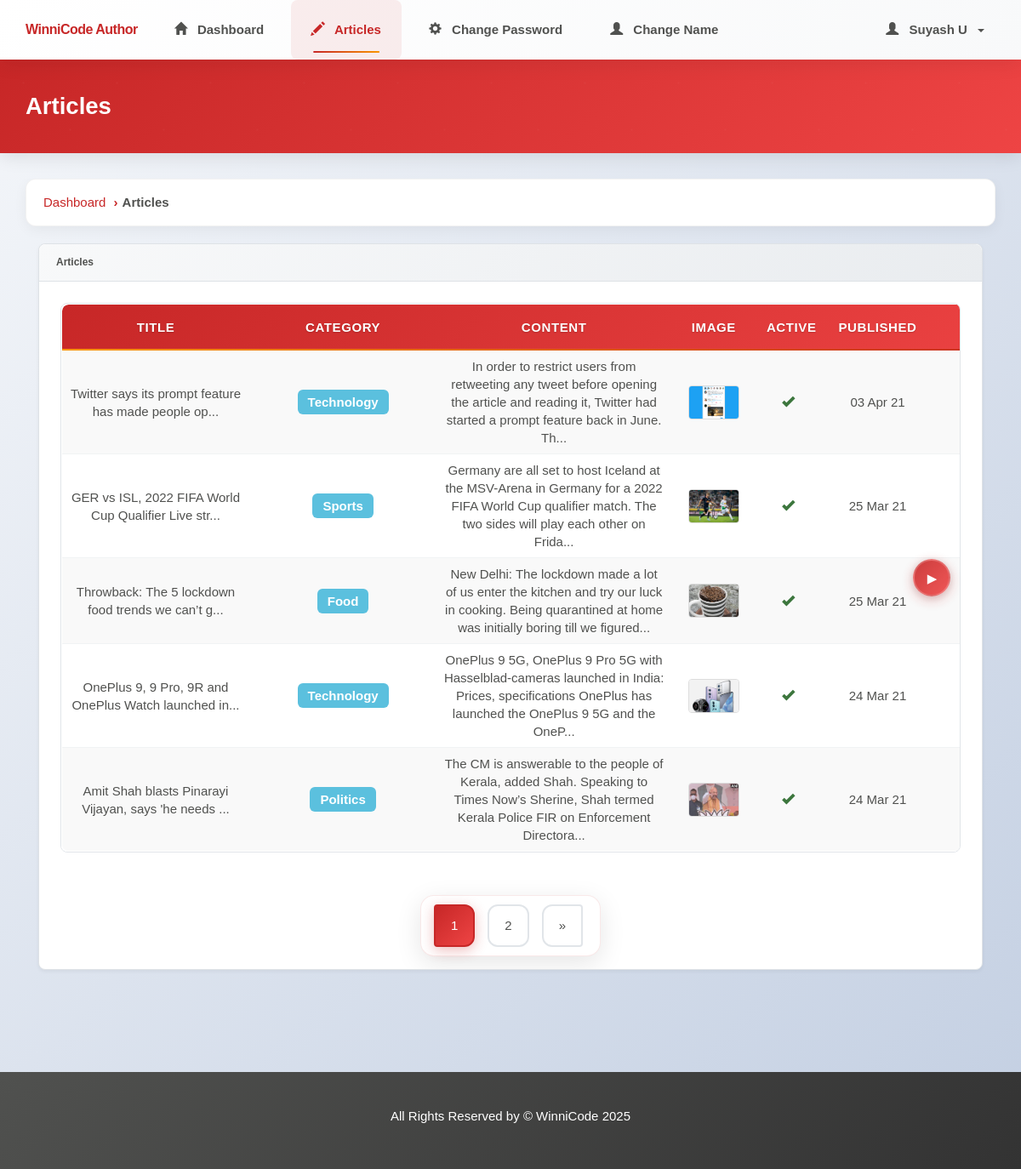
Page /author/articles.php (signed in) on the committed database.
### tables this page shows
CREATE TABLE `article` (
  `article_id` int(11) NOT NULL,
  `category_id` int(11) NOT NULL,
  `author_id` int(11) NOT NULL,
  `article_title` varchar(250) NOT NULL,
  `article_image` varchar(200) NOT NULL,
  `article_description` text NOT NULL,
  `article_date` date NOT NULL,
  `article_trend` tinyint(4) NOT NULL,
  `article_active` tinyint(4) NOT NULL
);

CREATE TABLE `category` (
  `category_id` int(11) NOT NULL,
  `category_name` varchar(45) NOT NULL,
  `category_color` varchar(35) NOT NULL,
  `category_image` varchar(250) NOT NULL,
  `category_description` varchar(350) NOT NULL
);

### author/articles.php (the view, shortened to what this page needs)
<?php
require('./includes/nav.inc.php');
?>
<section id="breadcrumb">
  <div class="container">
    <ol class="breadcrumb">
      <li><a href="./index.php">Dashboard</a></li>
      <li class="active">Articles</li>
    </ol>
  </div>
</section>
<section id="main">
  <div class="container">
    <div class="col-md-12">
      <?php
      $limit = 5;
      if (isset($_GET['page'])) {
        $page = $_GET['page'];
      } else {
        $page = 1;
      }
      $offset = ($page - 1) * $limit;
      $sql = "SELECT article.article_title,
                article.article_id,
                article.article_date,
                article.article_image,
                article.article_active,
                article.article_description,
                category.category_name
                FROM article, category
                WHERE article.author_id = {$author_id}
                AND article.category_id = category.category_id
                ORDER BY article.article_date DESC,
                article.article_id DESC
                LIMIT {$offset},{$limit}";
      $result = mysqli_query($con, $sql);
      $row = mysqli_num_rows($result);
      ?>
      <div class="panel panel-default">
        <div class="panel-heading">
          <h4 class="panel-title">Articles</h4>
        </div>
        <div class="panel-body">
          <div class="table-responsive-custom">
            <table class="table table-striped table-hover article-table">
              <thead>
                <tr>
                  <th class="title-col">Title</th>
                  <th class="category-col">Category</th>
                  <th class="content-col">Content</th>
                  <th class="image-col">Image</th>
                  <th class="active-col">Active</th>
                  <th class="date-col">Published</th>
                  <th class="actions-col">Actions</th>
                </tr>
              </thead>
              <tbody>
                <?php
                if ($row > 0) {
                  while ($data = mysqli_fetch_assoc($result)) {
                    $category_name = $data['category_name'];
                    $article_id = $data['article_id'];
                    $article_title = $data['article_title'];
                    $article_desc = $data['article_description'];
                    $article_image = $data['article_image'];
                    $article_date = $data['article_date'];
                    $article_active = $data['article_active'];
                    $article_desc_plain = strip_tags($article_desc);
                    $article_desc_short = substr($article_desc_plain, 0, 150) . "...";
                    $article_title_short = strlen($article_title) > 50 ? substr($article_title, 0, 50) . "..." : $article_title;
                    $article_date = date("d M y", strtotime($article_date));
                    echo '
                      <tr>
                        <td class="title-col">
                          <div class="text-truncate-custom" title="' . htmlspecialchars($article_title) . '">
                            ' . htmlspecialchars($article_title_short) . '
                          </div>
                        </td>
                        <td class="category-col">
                          <span class="label label-info">' . htmlspecialchars($category_name) . '</span>
                        </td>
                        <td class="content-col">
                          <div class="text-truncate-custom" title="' . htmlspecialchars($article_desc_plain) . '">
                            ' . htmlspecialchars($article_desc_short) . '
                          </div>
                        </td>
                        <td class="image-col">
                          <img src="' . (!empty($article_image) ? '../assets/images/articles/' . htmlspecialchars($article_image) : '../assets/images/fallback_news.png') . '"
                               alt="Article Image"
                               title="' . htmlspecialchars($article_title) . '" />
                        </td>
                        <td class="active-col">';
                    if ($article_active > 0) {
                      echo '<span class="glyphicon glyphicon-ok text-success" title="Active"></span>';
                    } else {
                      echo '<span class="glyphicon glyphicon-remove text-danger" title="Inactive"></span>';
                    }
                    echo '
                        </td>
                        <td class="date-col">
                          <small>' . $article_date . '</small>
                        </td>
                        <td class="actions-col">
                          <div class="btn-group btn-group-sm" role="group">
                            <a class="btn btn-primary btn-sm"
                               href="./edit-article.php?id=' . $article_id . '"
                               title="Edit Article">
                              <span class="glyphicon glyphicon-pencil"></span>
                            </a>
                            <button class="btn btn-danger btn-sm"
                                    onclick="deleteConfirm(' . $article_id . ')"
                                    title="Delete Article">
                              <span class="glyphicon glyphicon-trash"></span>
                            </button>
                          </div>
                        </td>
                      </tr>
                    ';
                  }
                }
                ?>
              </tbody>
            </table>
          </div>
        </div>
        <?php
        $paginationQuery = "SELECT * FROM article WHERE author_id = $author_id ";
        $paginationResult = mysqli_query($con, $paginationQuery);
        if (mysqli_num_rows($paginationResult) > 0) {
          $total_articles = mysqli_num_rows($paginationResult);
          $total_page = ceil($total_articles / $limit);
          ?>
          <div class="text-center">
            <ul class="pagination pg-red">
              <?php
              for ($i = 1; $i <= $total_page; $i++) {
                $active = "";
                if ($i == $page) {
                  $active = "active";
                }
                echo '<li class="page-item ' . $active . '"><a href="./articles.php?page=' . $i . '" class="page-link">' . $i . '</a></li>';
              }
              if ($total_page > $page) {
                echo '
                    <li class="page-item">
                      <a href="articles.php?page=' . ($page + 1) . '" class="page-link">
                        <span>&raquo;</span>
                      </a>
                    </li>';
              }
              ?>
            </ul>
          </div>
          <?php
        }
        ?>
      </div>
    </div>
  </div>
</section>
<?php
require('./includes/footer.inc.php')
  ?>

### assets/css/partials/1-variables.css (style rules this page uses)
:root { --primary-color: #c72727; --secondary-color: #f99500; --light-color: #f1f1f1; --dark-color: #50514f; --black-color: #333333; --tag-trend-color: #fa163f; --tag-yellow-color: #ffbe0b; --tag-purple-color: #8338ec; --tag-blue-color: #3a86ff; --tag-green-color: #00ff73; --tag-orange-color: #ef4339; --tag-pink-color: #ff0a54; --tag-brown-color: #663f3f; --hover-color: #ee4444; --active-color: #b90615; --ts-xs: 0.625rem; --ts-vs: 0.75rem; --ts-sml: 1rem; --ts-md: 1.25rem; --ts-lg: 1.5rem; --hs-vs: 1.6rem; --hs-sml: 2.25rem; --hs-md: 2.75rem; --hs-lg: 3.5rem; --ff-monts: "Montserrat", sans-serif; --ff-nunito: "Nunito Sans", sans-serif; --ff-noto: "Noto Serif", serif; --ff-robo: "Roboto", sans-serif; --border-radius: 5px; --space-xs: 0.5rem; --space-sm: 1rem; --space-md: 1.5rem; --space-lg: 2rem; --space-xl: 3rem; --lh-tight: 1.2; --lh-normal: 1.5; --lh-relaxed: 1.7; --lh-loose: 1.8; }

### author/articles.php (style rules this page uses)
.table-responsive-custom { overflow-x: auto; -webkit-overflow-scrolling: touch; }
.article-table { min-width: 1200px; margin-bottom: 0; table-layout: auto; }
.article-table th, .article-table td { vertical-align: middle !important; padding: 8px !important; white-space: nowrap; }
.article-table .title-col { max-width: 200px; min-width: 150px; white-space: normal; word-wrap: break-word; overflow-wrap: break-word; }
.article-table .content-col { max-width: 250px; min-width: 200px; white-space: normal; word-wrap: break-word; overflow-wrap: break-word; line-height: 1.4; }
.article-table .category-col { max-width: 120px; min-width: 100px; }
.article-table .image-col { width: 90px; text-align: center; }
.article-table .image-col img { width: 60px; height: 40px; object-fit: cover; border-radius: 4px; border: 1px solid #ddd; }
.article-table .active-col { width: 50px; text-align: center; }
.article-table .date-col { width: 100px; min-width: 90px; }
.article-table .actions-col { width: 120px; min-width: 110px; text-align: center; }
.text-truncate-custom { display: block; max-height: none; overflow: visible; word-wrap: break-word; overflow-wrap: break-word; line-height: 1.4; position: relative; }
.panel-default .panel-heading { background: linear-gradient(135deg, #f8f9fa 0%, #e9ecef 100%) !important; border-bottom: 1px solid #dee2e6 !important; color: var(--dark-color) !important; padding: 15px 20px !important; border-top-left-radius: 8px !important; border-top-right-radius: 8px !important; }
.panel-default .panel-title { font-size: 1.2rem !important; font-weight: 600 !important; color: var(--dark-color) !important; margin: 0 !important; font-family: var(--ff-nunito) !important; }
.panel-default { border: 1px solid #dee2e6 !important; border-radius: 8px !important; box-shadow: 0 2px 4px rgba(0, 0, 0, 0.05) !important; }
.pagination { display: flex; align-items: center; justify-content: center; gap: 0.5rem; background: white; padding: 1rem 1.5rem; border-radius: 16px; box-shadow: 0 8px 30px rgba(0, 0, 0, 0.1); border: 1px solid rgba(199, 39, 39, 0.1); flex-wrap: wrap; margin: 1.5rem 0; width: fit-content; margin-left: auto; margin-right: auto; }

### rows in the picture
article: article_title "Twitter says its prompt feature has made people op...", category.category_name "Technology", article_description "In order to restrict users from retweeting any tweet before opening the article and reading it, Twitter had started a prompt feature back in June. Th...", article_image (picture), article_active 1 (drawn), article_date "03 Apr 21"
article: article_title "GER vs ISL, 2022 FIFA World Cup Qualifier Live str...", category.category_name "Sports", article_description "Germany are all set to host Iceland at the MSV-Arena in Germany for a 2022 FIFA World Cup qualifier match. The two sides will play each other on Frida...", article_image (picture), article_active 1 (drawn), article_date "25 Mar 21"
article: article_title "Throwback: The 5 lockdown food trends we can’t g...", category.category_name "Food", article_description "New Delhi: The lockdown made a lot of us enter the kitchen and try our luck in cooking. Being quarantined at home was initially boring till we figured...", article_image (picture), article_active 1 (drawn), article_date "25 Mar 21"
article: article_title "OnePlus 9, 9 Pro, 9R and OnePlus Watch launched in...", category.category_name "Technology", article_description "OnePlus 9 5G, OnePlus 9 Pro 5G with Hasselblad-cameras launched in India: Prices, specifications OnePlus has launched the OnePlus 9 5G and the OneP...", article_image (picture), article_active 1 (drawn), article_date "24 Mar 21"
article: article_title "Amit Shah blasts Pinarayi Vijayan, says 'he needs ...", category.category_name "Politics", article_description "The CM is answerable to the people of Kerala, added Shah. Speaking to Times Now’s Sherine, Shah termed Kerala Police FIR on Enforcement Directora...", article_image (picture), article_active 1 (drawn), article_date "24 Mar 21"

### other values in the picture
$author_name "Suyash U"
$page_title "Articles"
